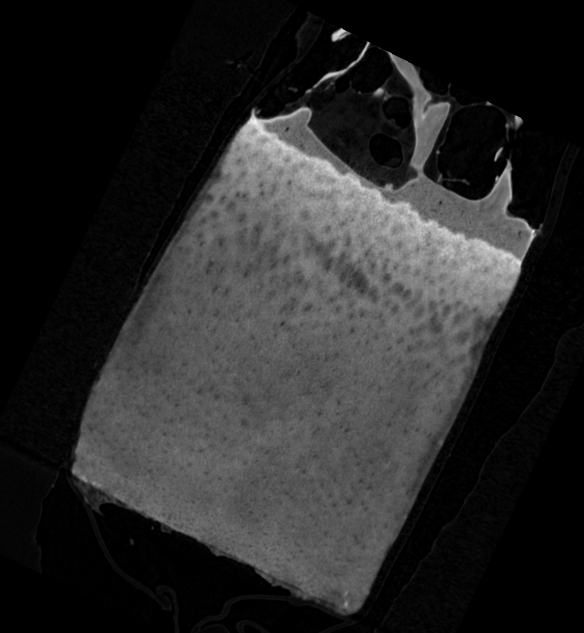
#> input picture OrientSample/reference.png, 1168 x 1266 px (shown at 1/2 size)
$ python -i misc.py   (imports and definitions only)
#> lines starting #> are read from the running program, lines starting #| are printed output that depends on the picture; after the words box and inside, x2 and y2 are one past the last pixel; in counts of white or black regions, pixels touching at a corner belong together
#> further down, picture is the input picture: shape (1266, 1168); min 0, max 247, mean 40
"""Miscellanous functions

Contains various functions utilised in the repository.
"""

import numpy as np
import matplotlib.pyplot as plt
import matplotlib as mpl
import matplotlib.ticker as ticker
from mpl_toolkits import mplot3d
from scipy.signal import medfilt
from tqdm import tqdm
from sklearn.metrics import mean_squared_error
from matplotlib.animation import FuncAnimation
import os
import cv2
from joblib import Parallel, delayed


def auto_corner_crop(image_input):
    """Detects corner that does not include the sample and crops to exclude it.
    Best used on deep and calcified zones, surface features might be recognized as artefacts."""
    # Adaptive threshold
    mask = cv2.adaptiveThreshold(image_input.astype('uint8'), 255, cv2.ADAPTIVE_THRESH_MEAN_C, cv2.THRESH_BINARY, 11, 2)
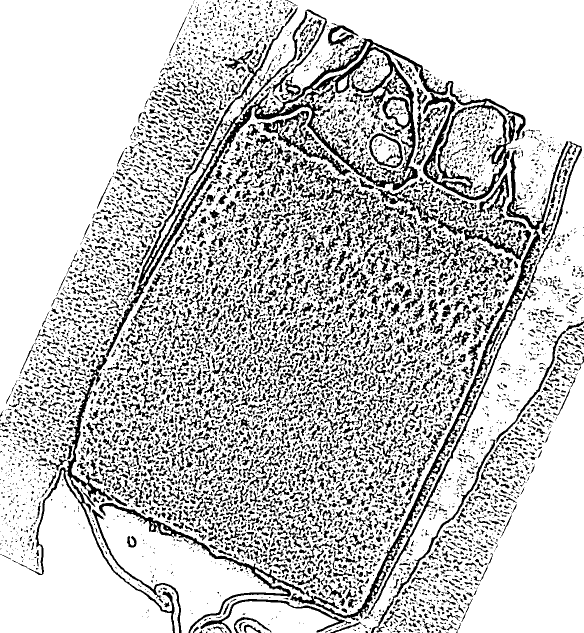
#> mask: shape (1266, 1168) (shown at 1/2 size); 77.1% white; 7421 black regions (4297 under 20 px)

    # Find largest contour
    contours, _ = cv2.findContours(mask, cv2.RETR_CCOMP, cv2.CHAIN_APPROX_SIMPLE)
#> contours = 9286 contours, 5123 with area under 20; largest, box (x1, y1, x2, y2) and area: (0, 0, 1168, 1266) 1453706, (210, 21, 1052, 715) 48052, (579, 281, 1138, 1241) 14553, (735, 602, 1045, 1231) 3676, (737, 265, 807, 338) 3592
    contours = sorted(contours, key=cv2.contourArea)  # Sort contours
    # Fill contour
    largest_cnt = cv2.drawContours(image_input.copy(), [contours[-1]], 0, (255, 255, 255), -1)  # Draw largest contour
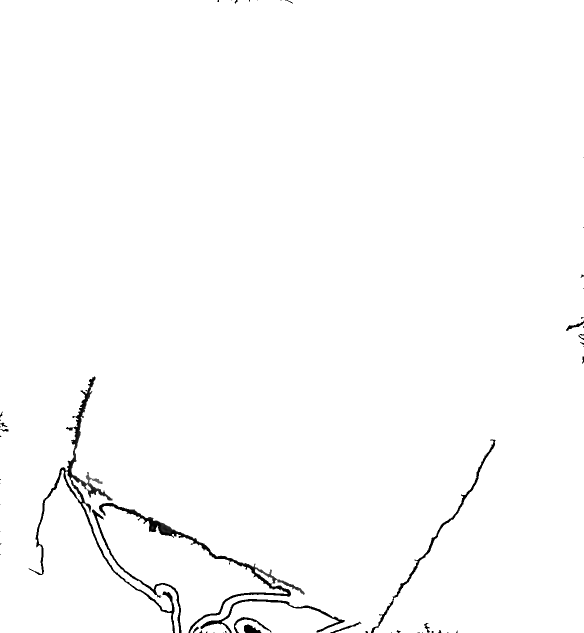
#> largest_cnt: shape (1266, 1168) (shown at 1/2 size); min 0, max 255, mean 251.8

    # Closing to remove edge artefacts
    kernel = np.ones((7, 7), np.uint8)
    closing = cv2.morphologyEx(largest_cnt, cv2.MORPH_CLOSE, kernel)
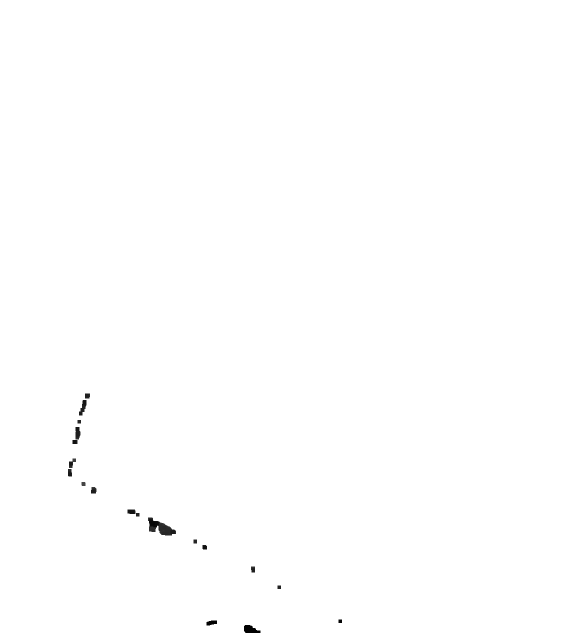
#> closing: shape (1266, 1168) (shown at 1/2 size); min 0, max 255, mean 254.5
    corners = closing < 255
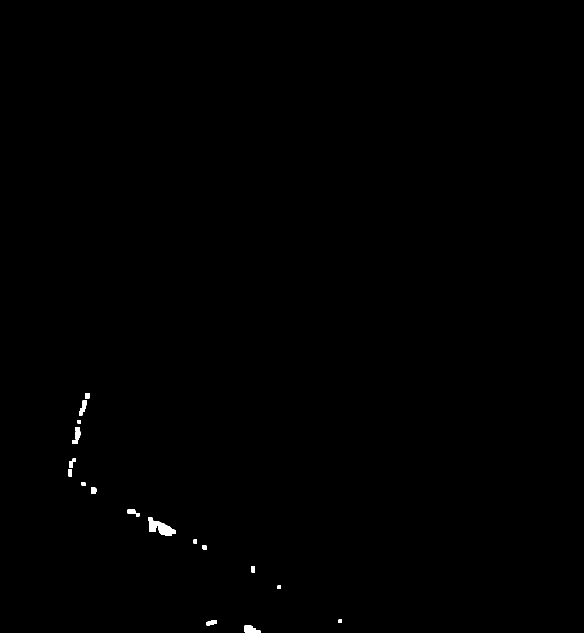
#> corners: shape (1266, 1168) bool (shown at 1/2 size); 0.22% white; 19 white regions

    # Find artefact contour
    contours, _ = cv2.findContours(corners.astype('uint8'), cv2.RETR_CCOMP, cv2.CHAIN_APPROX_SIMPLE)
#> contours = 19 contours; largest, box (x1, y1, x2, y2) and area: (296, 1035, 352, 1071) 947, (488, 1250, 521, 1266) 329, (158, 800, 173, 831) 206, (151, 854, 161, 879) 184, (413, 1241, 434, 1251) 136
    contours =sorted(contours, key=cv2.contourArea)  # Sort contours

    # Check for too large contour
    if len(contours) == 0:
        return image_input, False

    # Bounding rectangle for artefact contour
    x, y, w, h = cv2.boundingRect(contours[-1])
#> x = 296; y = 1035; w = 56; h = 36

    # Find location of contour
    dims = image_input.shape
#> dims = (1266, 1168)
    if x == 0:  # Left side
        if y == 0:  # Top left
            dims_crop = image_input[h:, w:].shape
            if dims_crop[0] * dims_crop[1] > dims[0] * dims[1] * (1 / 2):
                return image_input[h:, w:], True
            else:
                return image_input, False
        elif y + h == image_input.shape[0]:  # Bottom left
            dims_crop = image_input[:-h, w:].shape
            if dims_crop[0] * dims_crop[1] > dims[0] * dims[1] * (1 / 2):
                return image_input[:-h, w:], True
            else:
                return image_input, False
        else:  # No artefact found
            return image_input, False
    elif x + w == image_input.shape[1]:  # Right side
        if y == 0:  # Top right
            dims_crop = image_input[h:, :-w].shape
            if dims_crop[0] * dims_crop[1] > dims[0] * dims[1] * (1 / 2):
                return image_input[h:, :-w], True
            else:
                return image_input, False
        elif y + h == image_input.shape[0]:  # Bottom right
            dims_crop = image_input[:-h, :-w].shape
            if dims_crop[0] * dims_crop[1] > dims[0] * dims[1] * (1 / 2):
                return image_input[:-h, :-w], True
            else:
                return image_input, False
        else:  # No artefact found
            return image_input, False
    else:
        return image_input, False


# [507 lines left out: functions duplicate_vector, bounding_box, otsu_threshold, create_subimages, print_images, print_orthogonal and 6 more, not called in this run]

>>> import cv2
>>> picture = cv2.imread('../../../OrientSample/reference.png', cv2.IMREAD_GRAYSCALE)
>>> result = auto_corner_crop(picture)
